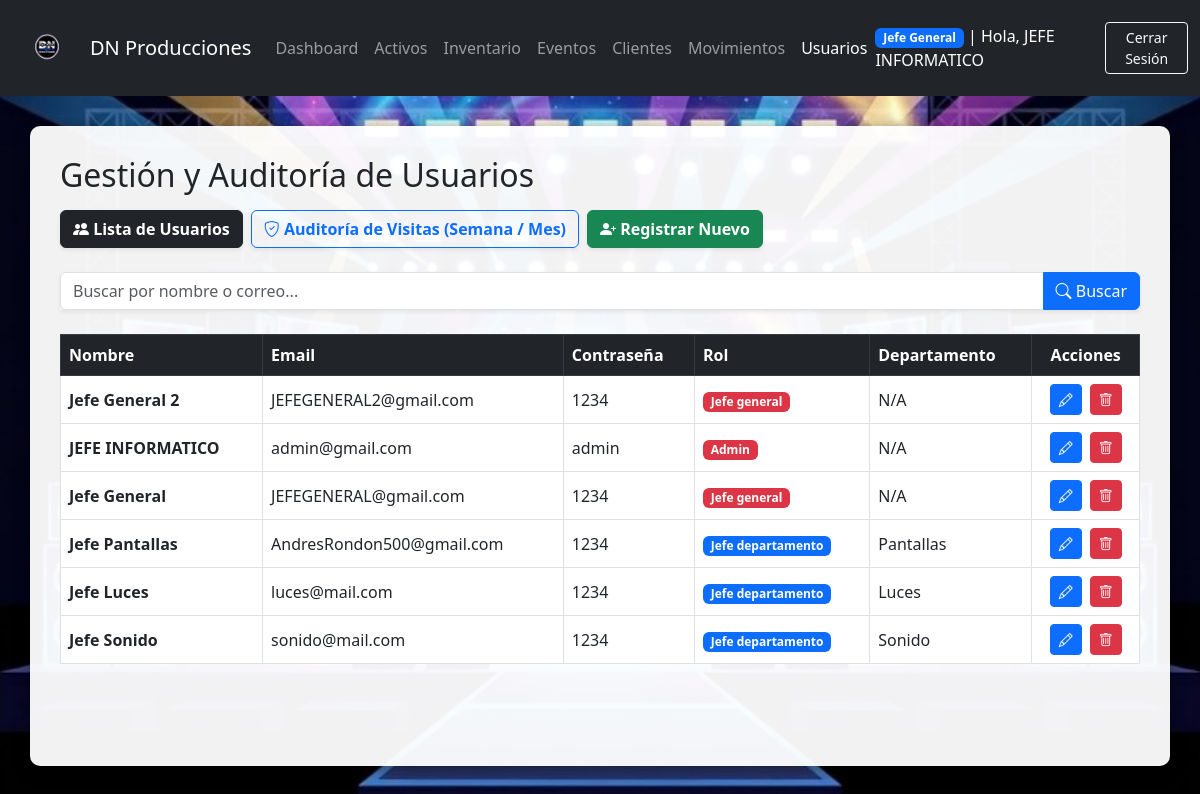
The app's page /usuarios.php (signed in) with its own data.
### tables this page shows
CREATE TABLE `usuario` (
  `id` int(11) NOT NULL AUTO_INCREMENT,
  `nombre` varchar(100) NOT NULL,
  `email` varchar(120) NOT NULL,
  `password_hash` varchar(255) NOT NULL,
  `activo` tinyint(1) NOT NULL DEFAULT 1,
  `id_departamento` int(11) DEFAULT NULL,
  PRIMARY KEY (`id`),
  UNIQUE KEY `email` (`email`),
  KEY `id_departamento` (`id_departamento`),
  CONSTRAINT `usuarios_ibfk_1` FOREIGN KEY (`id_departamento`) REFERENCES `departamentos` (`id`) ON DELETE SET NULL ON UPDATE CASCADE
);

CREATE TABLE `rol` (
  `id` int(11) NOT NULL AUTO_INCREMENT,
  `nombre_rol` varchar(50) NOT NULL,
  `descripcion` varchar(255) DEFAULT NULL,
  PRIMARY KEY (`id`),
  UNIQUE KEY `nombre_rol` (`nombre_rol`)
);

CREATE TABLE `departamentos` (
  `id` int(11) NOT NULL AUTO_INCREMENT,
  `nombre` varchar(50) NOT NULL,
  PRIMARY KEY (`id`),
  UNIQUE KEY `nombre` (`nombre`)
);

### usuarios.php (the view, shortened to what the rows shown need)
<?php
require 'db.php';
$sql = "SELECT u.*, d.nombre as departamento_nombre, r.nombre_rol as rol_name
        FROM usuario u
        LEFT JOIN departamentos d ON u.id_departamento = d.id
        LEFT JOIN r_usuario_rol ur ON u.id = ur.usuario_id
        LEFT JOIN rol r ON ur.rol_id = r.id";
$sql .= " ORDER BY u.id DESC";
$result = $conn->query($sql);
$periodo_auditoria = isset($_GET['periodo']) ? $_GET['periodo'] : 'semana';
$vista_activa = isset($_GET['vista']) ? $_GET['vista'] : (isset($_GET['periodo']) ? 'auditoria' : 'usuarios');
if ($periodo_auditoria === 'mes') {
    $condicion_fecha = "a.fecha >= (NOW() - INTERVAL 30 DAY)";
    $titulo_periodo = "Este Mes (Últimos 30 días)";
} elseif ($periodo_auditoria === 'todo') {
    $condicion_fecha = "1=1";
    $titulo_periodo = "Todo el Historial";
} else {
    $periodo_auditoria = 'semana';
    $condicion_fecha = "a.fecha >= (NOW() - INTERVAL 7 DAY)";
    $titulo_periodo = "Esta Semana (Últimos 7 días)";
}
$visitas_semana = $conn->query("SELECT COUNT(*) as total FROM auditoria_logs WHERE tabla_afectada = 'usuario' AND fecha >= (NOW() - INTERVAL 7 DAY)")->fetch_assoc()['total'] ?? 0;
$visitas_mes = $conn->query("SELECT COUNT(*) as total FROM auditoria_logs WHERE tabla_afectada = 'usuario' AND fecha >= (NOW() - INTERVAL 30 DAY)")->fetch_assoc()['total'] ?? 0;
$sql_resumen_visitas = "SELECT u.nombre, u.email, r.nombre_rol as rol_name, d.nombre as departamento_nombre,
                               COUNT(a.id) as total_visitas,
                               MAX(a.fecha) as ultima_visita
                        FROM auditoria_logs a
                        INNER JOIN usuario u ON a.usuario_id = u.id
                        LEFT JOIN r_usuario_rol ur ON u.id = ur.usuario_id
                        LEFT JOIN rol r ON ur.rol_id = r.id
                        LEFT JOIN departamentos d ON u.id_departamento = d.id
                        WHERE a.tabla_afectada = 'usuario' AND $condicion_fecha
                        GROUP BY u.id
                        ORDER BY ultima_visita DESC";
$res_resumen_visitas = $conn->query($sql_resumen_visitas);
$sql_detalle_visitas = "SELECT a.*, u.nombre, u.email, r.nombre_rol as rol_name, d.nombre as departamento_nombre
                        FROM auditoria_logs a
                        INNER JOIN usuario u ON a.usuario_id = u.id
                        LEFT JOIN r_usuario_rol ur ON u.id = ur.usuario_id
                        LEFT JOIN rol r ON ur.rol_id = r.id
                        LEFT JOIN departamentos d ON u.id_departamento = d.id
                        WHERE $condicion_fecha
                        ORDER BY a.fecha DESC";
$res_detalle_visitas = $conn->query($sql_detalle_visitas);
?>
<!DOCTYPE html>
<html lang="es">
<head>
    <link href="https://cdn.jsdelivr.net/npm/bootstrap@5.3.0/dist/css/bootstrap.min.css" rel="stylesheet">
    <link rel="stylesheet" href="https://cdn.jsdelivr.net/npm/bootstrap-icons@1.10.5/font/bootstrap-icons.css">
</head>
<body>
    <div class="container dashboard-container">
        <div class="d-flex justify-content-between align-items-center mb-4 flex-wrap gap-2">
            <h2>Gestión y Auditoría de Usuarios</h2>
        </div>
        <?php if ($vista_activa === 'auditoria'): ?>
        <div class="card border-0 shadow-sm mb-4">
            <div class="card-header bg-dark text-white d-flex justify-content-between align-items-center flex-wrap gap-2 py-3">
                <div>
                    <h5 class="mb-0"><i class="bi bi-clock-history me-2"></i> Control de Visitas e Ingresos a la Aplicación</h5>
                    <small class="text-white-50">Mostrando registros de: <strong><?php echo $titulo_periodo; ?></strong></small>
                </div>
                <div class="btn-group" role="group">
                    <a href="usuarios.php?vista=auditoria&periodo=semana" class="btn btn-sm <?php echo ($periodo_auditoria === 'semana') ? 'btn-info text-white fw-bold' : 'btn-outline-light'; ?>">
                        <i class="bi bi-calendar-week"></i> Esta Semana (7 días)
                    </a>
                    <a href="usuarios.php?vista=auditoria&periodo=mes" class="btn btn-sm <?php echo ($periodo_auditoria === 'mes') ? 'btn-info text-white fw-bold' : 'btn-outline-light'; ?>">
                        <i class="bi bi-calendar-month"></i> Este Mes (30 días)
                    </a>
                    <a href="usuarios.php?vista=auditoria&periodo=todo" class="btn btn-sm <?php echo ($periodo_auditoria === 'todo') ? 'btn-info text-white fw-bold' : 'btn-outline-light'; ?>">
                        <i class="bi bi-list-ul"></i> Todo
                    </a>
                </div>
            </div>
            <div class="card-body">
                <div class="row mb-4">
                    <div class="col-md-6">
                        <div class="p-3 rounded bg-primary bg-opacity-10 border border-primary d-flex justify-content-between align-items-center">
                            <div>
                                <h6 class="text-primary fw-bold mb-1">Visitas en la Última Semana</h6>
                                <small class="text-muted">Ingresos registrados en los últimos 7 días</small>
                            </div>
                            <h2 class="text-primary fw-bold mb-0"><?php echo $visitas_semana; ?></h2>
                        </div>
                    </div>
                    <div class="col-md-6 mt-3 mt-md-0">
                        <div class="p-3 rounded bg-success bg-opacity-10 border border-success d-flex justify-content-between align-items-center">
                            <div>
                                <h6 class="text-success fw-bold mb-1">Visitas en el Último Mes</h6>
                                <small class="text-muted">Ingresos registrados en los últimos 30 días</small>
                            </div>
                            <h2 class="text-success fw-bold mb-0"><?php echo $visitas_mes; ?></h2>
                        </div>
                    </div>
                </div>
                <h5 class="fw-bold mb-3"><i class="bi bi-person-check-fill text-primary"></i> Personas que han entrado a la aplicación (<?php echo $titulo_periodo; ?>)</h5>
                <div class="table-responsive mb-4">
                    <table class="table table-hover table-bordered align-middle bg-white">
                        <thead class="table-dark">
                            <tr>
                                <th>Usuario</th>
                                <th>Correo</th>
                                <th>Rol</th>
                                <th>Departamento</th>
                                <th class="text-center">Cantidad de Visitas</th>
                                <th>Última Entrada</th>
                            </tr>
                        </thead>
                        <tbody>
                            <?php
                            if ($res_resumen_visitas && $res_resumen_visitas->num_rows > 0) {
                                while($rv = $res_resumen_visitas->fetch_assoc()) {
                                    $rol_n = $rv['rol_name'] ?? 'sin_rol';
                                    $badge_c = ($rol_n == 'admin' || $rol_n == 'jefe_general') ? 'bg-danger' : 'bg-primary';
                                    $rol_s = ucfirst(str_replace('_', ' ', $rol_n));
                                    $dep_s = empty($rv['departamento_nombre']) ? 'Global / N/A' : $rv['departamento_nombre'];
                                    $ult_fecha = date('d/m/Y h:i A', strtotime($rv['ultima_visita']));
                                    echo "<tr>
                                        <td><strong>" . htmlspecialchars($rv['nombre']) . "</strong></td>
                                        <td>" . htmlspecialchars($rv['email']) . "</td>
                                        <td><span class='badge {$badge_c}'>{$rol_s}</span></td>
                                        <td>" . htmlspecialchars($dep_s) . "</td>
                                        <td class='text-center'><span class='badge bg-success fs-6'>{$rv['total_visitas']}</span></td>
                                        <td><i class='bi bi-clock text-muted me-1'></i> {$ult_fecha}</td>
                                    </tr>";
                                }
                            } else {
                                echo "<tr><td colspan='6' class='text-center py-3 text-muted'>Ningún usuario ha ingresado en este período.</td></tr>";
                            }
                            ?>
                        </tbody>
                    </table>
                </div>
                <h5 class="fw-bold mb-3"><i class="bi bi-journal-text text-secondary"></i> Bitácora Detallada de Actividad y Visitas (<?php echo $titulo_periodo; ?>)</h5>
                <div class="table-responsive">
                    <table class="table table-sm table-striped table-bordered align-middle bg-white">
                        <thead class="table-secondary">
                            <tr>
                                <th>Fecha y Hora Exacta</th>
                                <th>Usuario</th>
                                <th>Rol</th>
                                <th>Acción Registrada</th>
                                <th>Módulo / Tabla</th>
                            </tr>
                        </thead>
                        <tbody>
                            <?php
                            if ($res_detalle_visitas && $res_detalle_visitas->num_rows > 0) {
                                while($dv = $res_detalle_visitas->fetch_assoc()) {
                                    $fecha_exacta = date('d/m/Y h:i:s A', strtotime($dv['fecha']));
                                    $rol_s = ucfirst(str_replace('_', ' ', $dv['rol_name'] ?? 'sin_rol'));
                                    echo "<tr>
                                        <td><strong>{$fecha_exacta}</strong></td>
                                        <td>" . htmlspecialchars($dv['nombre']) . " <small class='text-muted'>(" . htmlspecialchars($dv['email']) . ")</small></td>
                                        <td><span class='badge bg-secondary'>{$rol_s}</span></td>
                                        <td>" . htmlspecialchars($dv['accion']) . "</td>
                                        <td><code>" . htmlspecialchars($dv['tabla_afectada']) . "</code></td>
                                    </tr>";
                                }
                            } else {
                                echo "<tr><td colspan='5' class='text-center py-3 text-muted'>No hay registros de auditoría en este período.</td></tr>";
                            }
                            ?>
                        </tbody>
                    </table>
                </div>
            </div>
        </div>
        <?php else: ?>
        <div class="table-responsive">
            <table class="table table-hover table-bordered align-middle bg-white">
                <thead class="table-dark">
                    <tr>
                        <th>Nombre</th>
                        <th>Email</th>
                        <th>Contraseña</th>
                        <th>Rol</th>
                        <th>Departamento</th>
                        <th class="text-center">Acciones</th>
                    </tr>
                </thead>
                <tbody>
                    <?php
                    if ($result->num_rows > 0) {
                        while($row = $result->fetch_assoc()) {
                            $rol_name = $row['rol_name'] ?? 'sin_rol';
                            $badge_class = ($rol_name == 'admin' || $rol_name == 'jefe_general') ? 'bg-danger' : 'bg-primary';
                            $rol_str = ucfirst(str_replace('_', ' ', $rol_name));
                            $dep_str = empty($row['departamento_nombre']) ? 'N/A' : $row['departamento_nombre'];
                            echo "<tr>
                                <td><strong>{$row['nombre']}</strong></td>
                                <td>{$row['email']}</td>
                                <td>{$row['password_hash']}</td>
                                <td><span class='badge {$badge_class}'>{$rol_str}</span></td>
                                <td>{$dep_str}</td>
                                <td class='text-center'>
                                    <button class='btn btn-primary btn-sm me-1' onclick='abrirModalEditarUsuario(this)'
                                        data-id='{$row['id']}'
                                        data-nombre='{$row['nombre']}'
                                        data-email='{$row['email']}'
                                        data-pass='{$row['password_hash']}'
                                        data-rol='{$rol_name}'
                                        data-dep='{$row['id_departamento']}' title='Editar'>
                                        <i class='bi bi-pencil'></i>
                                    </button>
                                    <button class='btn btn-danger btn-sm' onclick='confirmarEliminarUsuario({$row['id']})' title='Eliminar'>
                                        <i class='bi bi-trash'></i>
                                    </button>
                                </td>
                            </tr>";
                        }
                    } else {
                        echo "<tr><td colspan='6' class='text-center py-4 text-muted'>No se encontraron usuarios.</td></tr>";
                    }
                    ?>
                </tbody>
            </table>
        </div>
        <?php endif; ?>
    </div>
</body>
</html>

### records on screen
usuario: nombre "Jefe General 2", email "JEFEGENERAL2@gmail.com", password_hash "1234", rol.nombre_rol "Jefe general", dep_str "N/A"
usuario: nombre "JEFE INFORMATICO", email "admin@gmail.com", password_hash "admin", rol.nombre_rol "Admin", dep_str "N/A"
usuario: nombre "Jefe General", email "JEFEGENERAL@gmail.com", password_hash "1234", rol.nombre_rol "Jefe general", dep_str "N/A"
usuario: nombre "Jefe Pantallas", email "AndresRondon500@gmail.com", password_hash "1234", rol.nombre_rol "Jefe departamento", id_departamento.nombre "Pantallas"
usuario: nombre "Jefe Luces", email "luces@mail.com", password_hash "1234", rol.nombre_rol "Jefe departamento", id_departamento.nombre "Luces"
usuario: nombre "Jefe Sonido", email "sonido@mail.com", password_hash "1234", rol.nombre_rol "Jefe departamento", id_departamento.nombre "Sonido"

### other values on screen
$_SESSION['nombre'] "JEFE INFORMATICO"
